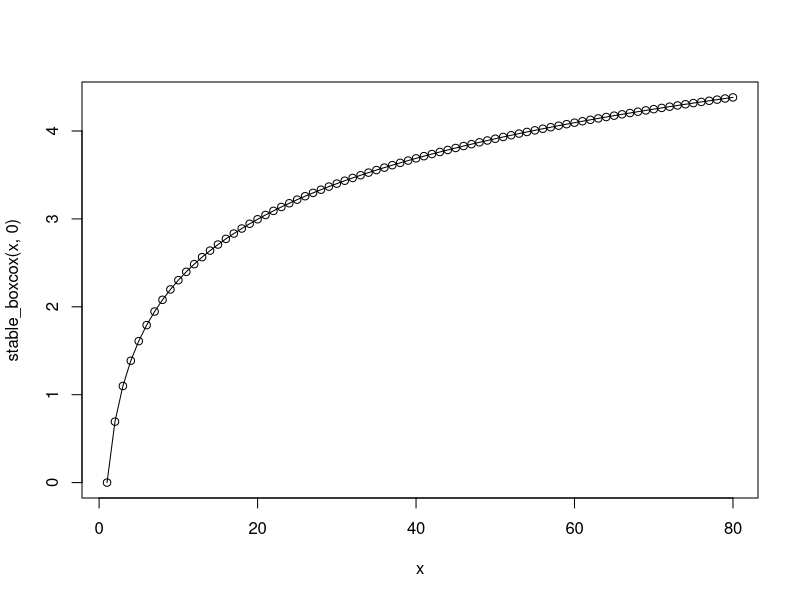

Generate this figure with R: (Note: this script raises an error after producing the figure.)
## ---- chunk 1
stable_boxcox <- function(x, p) {
  log_x = log(x);
  if (abs(p) < 1e-7) {
    o = log_x * (1.0 + p*log_x/2.0 + p*p*log_x*log_x/6.0);
  } else {
    o = (x^p - 1.0) / p;
  }
  o
}
x <- 1:80
plot(x, stable_boxcox(x, 0))
lines(x, log(x))
plotl(x, stable_boxcox(x, 2))
